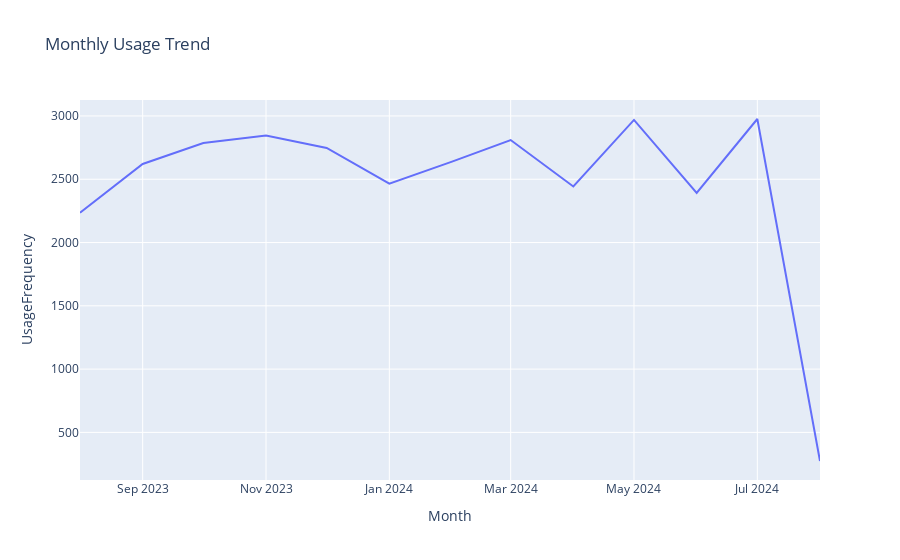

Write notebook code for a chart like this one.
### Code cell
#Section 4: Monthly usage trend
monthly_usage=merged.groupby('Month')['UsageFrequency'].sum().reset_index()
fig2=px.line(monthly_usage,x='Month', y='UsageFrequency', title='Monthly Usage Trend')
fig2.show()

### Figure 1 — Plotly figure (JSON) as saved in the notebook; plotly's stock layout.template omitted (floating-point values rounded to 4 significant figures)
{"data": [{"hovertemplate": "Month=%{x}<br>UsageFrequency=%{y}<extra></extra>", "legendgroup": "", "line": {"color": "#636efa", "dash": "solid"}, "marker": {"symbol": "circle"}, "mode": "lines", "name": "", "orientation": "v", "showlegend": false, "type": "scatter", "x": ["2023-08-01T00:00:00.000000000", "2023-09-01T00:00:00.000000000", "2023-10-01T00:00:00.000000000", "2023-11-01T00:00:00.000000000", "2023-12-01T00:00:00.000000000", "2024-01-01T00:00:00.000000000", "2024-02-01T00:00:00.000000000", "2024-03-01T00:00:00.000000000", "2024-04-01T00:00:00.000000000", "2024-05-01T00:00:00.000000000", "2024-06-01T00:00:00.000000000", "2024-07-01T00:00:00.000000000", "2024-08-01T00:00:00.000000000"], "xaxis": "x", "y": [2236, 2621, 2786, 2846, 2747, 2465, 2639, 2810, 2443, 2969, 2392, 2976, 274], "yaxis": "y"}], "layout": {"legend": {"tracegroupgap": 0}, "title": {"text": "Monthly Usage Trend"}, "xaxis": {"anchor": "y", "domain": [0, 1], "title": {"text": "Month"}}, "yaxis": {"anchor": "x", "domain": [0, 1], "title": {"text": "UsageFrequency"}}}}
